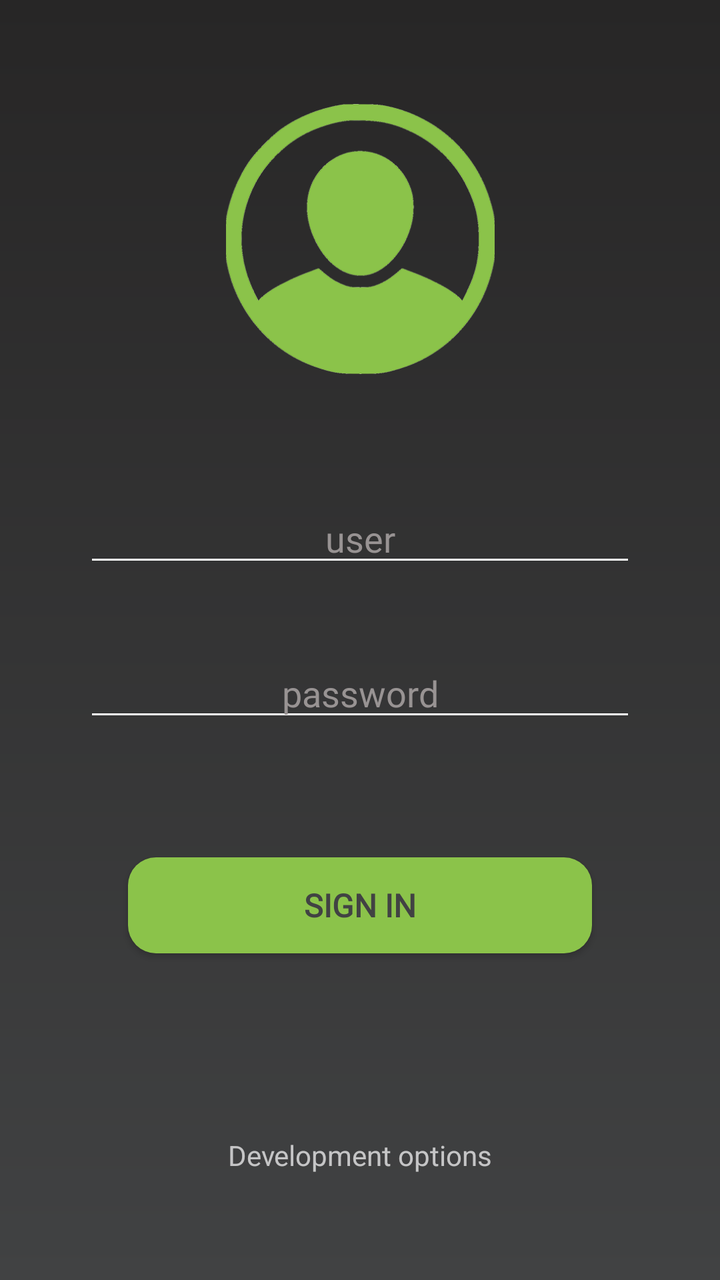
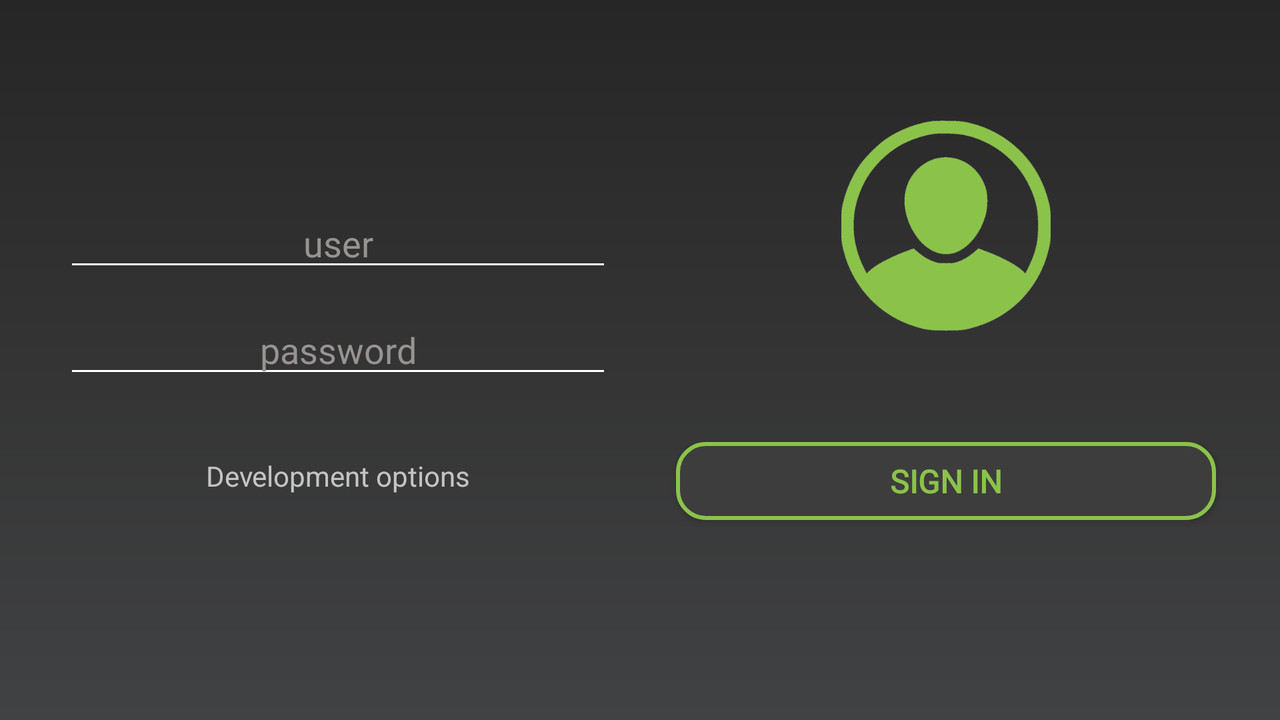

Compare how this app lays out the same screen by default and in its alternative resource folder. The renders come first, then the two layout files and the values they reference.
<!-- AndroidManifest.xml: application theme Theme.AppCompat.NoActionBar -->
<!-- res/layout/activity_login.xml -->
<?xml version="1.0" encoding="utf-8"?>
<androidx.constraintlayout.widget.ConstraintLayout xmlns:android="http://schemas.android.com/apk/res/android"
        xmlns:app="http://schemas.android.com/apk/res-auto"
        xmlns:tools="http://schemas.android.com/tools"
        android:layout_width="match_parent"
        android:layout_height="match_parent"
        android:background="@drawable/gradient"
        tools:context=".Login">

    <EditText
            android:id="@+id/contrasenia2"
            android:layout_width="match_parent"
            android:layout_height="wrap_content"
            android:fontFamily="@font/aldrich"
            android:layout_marginStart="42dp"
            android:layout_marginTop="36dp"
            android:layout_marginEnd="42dp"
            android:autofillHints=""
            android:backgroundTint="@color/white"
            android:ems="10"
            android:gravity="center_horizontal"
            android:hint="@string/password"
            android:inputType="textPassword"
            android:textColor="@color/white"
            android:textColorHint="@color/gris"
            app:layout_constraintEnd_toEndOf="parent"
            app:layout_constraintHorizontal_bias="0.0"
            app:layout_constraintStart_toStartOf="parent"
            app:layout_constraintTop_toBottomOf="@+id/user2"
            tools:targetApi="lollipop" />

    <EditText
            android:id="@+id/user2"
            android:layout_width="match_parent"
            android:layout_height="wrap_content"
            android:fontFamily="@font/aldrich"
            android:layout_marginStart="42dp"
            android:layout_marginTop="60dp"
            android:layout_marginEnd="42dp"
            android:autofillHints=""
            android:backgroundTint="@color/white"
            android:ems="10"
            android:gravity="center_horizontal"
            android:hint="@string/user"
            android:inputType="textPersonName"
            android:textColor="@color/white"
            android:textColorHint="@color/gris"
            app:layout_constraintEnd_toEndOf="parent"
            app:layout_constraintHorizontal_bias="0.0"
            app:layout_constraintStart_toStartOf="parent"
            app:layout_constraintTop_toBottomOf="@+id/siluet"
            tools:targetApi="lollipop" />


    <Button
            android:id="@+id/signIn"
            style="@style/MiEstiloBtn"
            android:layout_marginStart="64dp"
            android:layout_marginTop="48dp"
            android:layout_marginEnd="64dp"
            android:background="@drawable/boton2"
            android:text="@string/signin"
            android:textColor="@color/colorPrimaryDark"
            app:layout_constraintBottom_toBottomOf="parent"
            app:layout_constraintEnd_toEndOf="parent"
            app:layout_constraintHorizontal_bias="0.0"
            app:layout_constraintStart_toStartOf="parent"
            app:layout_constraintTop_toBottomOf="@+id/contrasenia2"
            app:layout_constraintVertical_bias="0.085" />

    

    <ImageView
            android:id="@+id/siluet"
            android:layout_width="171dp"
            android:layout_height="135dp"
            android:layout_marginTop="52dp"
            android:contentDescription="@string/todo"
            app:layout_constraintEnd_toEndOf="parent"
            app:layout_constraintHorizontal_bias="0.501"
            app:layout_constraintStart_toStartOf="parent"
            app:layout_constraintTop_toTopOf="parent"
            app:srcCompat="@drawable/silueta" />

    <TextView
            android:id="@+id/textView"
            android:layout_width="wrap_content"
            android:layout_height="wrap_content"
            android:layout_marginStart="8dp"
            android:layout_marginTop="38dp"
            android:layout_marginEnd="8dp"
            android:text="@string/develop"
            android:onClick="goDevelopment"
            app:layout_constraintBottom_toBottomOf="parent"
            app:layout_constraintEnd_toEndOf="parent"
            app:layout_constraintStart_toStartOf="parent"
            app:layout_constraintTop_toBottomOf="@+id/signIn" />

</androidx.constraintlayout.widget.ConstraintLayout>
<!-- resources referenced by this layout -->
<resources>
  <color name="colorPrimaryDark">#414243</color>
  <color name="gris">#989393</color>
  <color name="white">#FFFFFF</color>
  <!-- drawable boton2 (drawable) -->
  <?xml version="1.0" encoding="utf-8"?>
  <shape xmlns:android="http://schemas.android.com/apk/res/android">
      <corners android:radius="14dp"/>
      <solid android:color="@color/colorPrimary"/>
  </shape>
  <!-- drawable gradient (drawable) -->
  <?xml version="1.0" encoding="utf-8"?>
  <shape xmlns:android="http://schemas.android.com/apk/res/android">
      <gradient android:startColor="@color/colorPrimaryDark"
               android:endColor="@color/greygradient"
              android:angle="90">
      </gradient>
  </shape>
  <!-- drawable silueta: png bitmap (drawable, 59531 bytes) -->
  <string name="develop">Development options</string>
  <string name="password">password</string>
  <string name="signin">Sign in</string>
  <string name="todo" translatable="false">TODO</string>
  <string name="user">user</string>
  <style name="MiEstiloBtn" parent="@style/Widget.AppCompat.Button">
          <item name="android:textStyle">bold</item>&gt;
          <item name="android:textSize">16sp</item>
          <item name="android:fontFamily">@font/aldrich</item>
          <item name="android:layout_width">match_parent</item>
          <item name="android:layout_height">wrap_content</item>
      </style>
  <color name="colorPrimary">#8BC34A</color>
  <color name="greygradient">#272626</color>
</resources>
<!-- res/layout-land/activity_login.xml (the repository's variant of the layout above) -->
<!-- drawn on the phone turned sideways -->
<?xml version="1.0" encoding="utf-8"?>
<androidx.constraintlayout.widget.ConstraintLayout xmlns:android="http://schemas.android.com/apk/res/android"
        xmlns:app="http://schemas.android.com/apk/res-auto"
        xmlns:tools="http://schemas.android.com/tools"
        android:layout_width="match_parent"
        android:layout_height="match_parent"
        android:background="@drawable/gradient"
        tools:context=".Login">


    

    <EditText
            android:id="@+id/contrasenia2"
            android:layout_width="0dp"
            android:layout_height="wrap_content"
            android:fontFamily="@font/aldrich"
            android:layout_marginStart="32dp"
            android:layout_marginTop="12dp"
            android:layout_marginEnd="32dp"
            android:autofillHints=""
            android:backgroundTint="@color/white"
            android:ems="10"
            android:gravity="center_horizontal"
            android:hint="@string/password"
            android:inputType="textPassword"
            android:textColor="@color/white"
            android:textColorHint="@color/gris"
            app:layout_constraintEnd_toStartOf="@+id/siluet"
            app:layout_constraintStart_toStartOf="parent"
            app:layout_constraintTop_toBottomOf="@+id/user2"
            tools:targetApi="lollipop" />

    <EditText
            android:id="@+id/user2"
            android:layout_width="0dp"
            android:layout_height="wrap_content"
           android:fontFamily="@font/aldrich"
            android:layout_marginStart="32dp"
            android:layout_marginTop="44dp"
            android:layout_marginEnd="32dp"
            android:autofillHints=""
            android:backgroundTint="@color/white"
            android:ems="10"
            android:gravity="center_horizontal"
            android:hint="@string/user"
            android:inputType="textPersonName"
            android:textColor="@color/white"
            android:textColorHint="@color/gris"
            app:layout_constraintBottom_toBottomOf="parent"
            app:layout_constraintEnd_toStartOf="@+id/siluet"
            app:layout_constraintHorizontal_bias="0.0"
            app:layout_constraintStart_toStartOf="parent"
            app:layout_constraintTop_toTopOf="parent"
            app:layout_constraintVertical_bias="0.201"
            tools:targetApi="lollipop" />

    <Button
            android:id="@+id/signIn"
            style="@style/MiEstiloBtn"
            android:layout_width="0dp"
            android:layout_height="39dp"
            android:layout_marginStart="32dp"
            android:layout_marginTop="24dp"
            android:layout_marginEnd="32dp"
            android:background="@drawable/boton1"
            android:text="@string/signin"
            android:textColor="@color/colorPrimary"
            app:layout_constraintBottom_toBottomOf="parent"
            app:layout_constraintEnd_toEndOf="parent"
            app:layout_constraintHorizontal_bias="0.0"
            app:layout_constraintStart_toEndOf="@+id/contrasenia2"
            app:layout_constraintTop_toBottomOf="@+id/siluet"
            app:layout_constraintVertical_bias="0.24" />

    <ImageView
            android:id="@+id/siluet"
            android:layout_width="270dp"
            android:layout_height="105dp"
            android:layout_marginTop="32dp"
            android:layout_marginEnd="32dp"
            android:layout_marginBottom="32dp"
            android:contentDescription="@string/todo"
            app:layout_constraintBottom_toBottomOf="parent"
            app:layout_constraintEnd_toEndOf="parent"
            app:layout_constraintTop_toTopOf="parent"
            app:layout_constraintVertical_bias="0.148"
            app:srcCompat="@drawable/silueta" />

    <TextView
            android:id="@+id/textView"
            android:layout_width="0dp"
            android:layout_height="40dp"
            android:layout_marginStart="32dp"
            android:layout_marginTop="24dp"
            android:layout_marginEnd="32dp"
            android:gravity="center"
            android:onClick="goDevelopment"
            android:text="@string/develop"
            app:layout_constraintEnd_toStartOf="@+id/signIn"
            app:layout_constraintStart_toStartOf="parent"
            app:layout_constraintTop_toBottomOf="@+id/contrasenia2" />

</androidx.constraintlayout.widget.ConstraintLayout>
<!-- resources referenced by the variant -->
<!-- as the phone turned sideways resolves them -->
<resources>
  <color name="colorPrimary">#8BC34A</color>
  <color name="gris">#989393</color>
  <color name="white">#FFFFFF</color>
  <!-- drawable boton1 (drawable) -->
  <?xml version="1.0" encoding="utf-8"?>
  <shape xmlns:android="http://schemas.android.com/apk/res/android">
          <corners android:radius="14dp"/>
          <stroke
                  android:width="2dp"
                  android:color= "@color/colorPrimary" />
          <solid android:color="@color/greybtn"/>
  </shape>
  <!-- drawable gradient (drawable) -->
  <?xml version="1.0" encoding="utf-8"?>
  <shape xmlns:android="http://schemas.android.com/apk/res/android">
      <gradient android:startColor="@color/colorPrimaryDark"
               android:endColor="@color/greygradient"
              android:angle="90">
      </gradient>
  </shape>
  <!-- drawable silueta: png bitmap (drawable, 59531 bytes) -->
  <string name="develop">Development options</string>
  <string name="password">password</string>
  <string name="signin">Sign in</string>
  <string name="todo" translatable="false">TODO</string>
  <string name="user">user</string>
  <style name="MiEstiloBtn" parent="@style/Widget.AppCompat.Button">
          <item name="android:textStyle">bold</item>&gt;
          <item name="android:textSize">16sp</item>
          <item name="android:fontFamily">@font/aldrich</item>
          <item name="android:layout_width">match_parent</item>
          <item name="android:layout_height">wrap_content</item>
      </style>
  <color name="greybtn">#3E3D3D</color>
  <color name="colorPrimaryDark">#414243</color>
  <color name="greygradient">#272626</color>
</resources>
